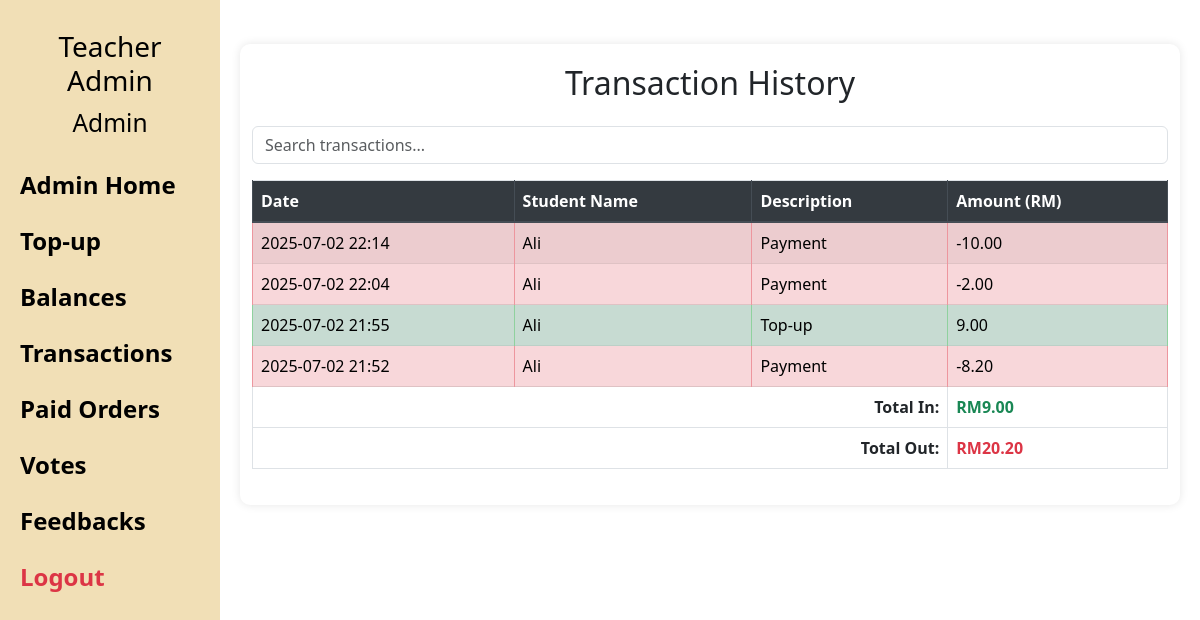
Before: /transactions (signed in) with the older database file.
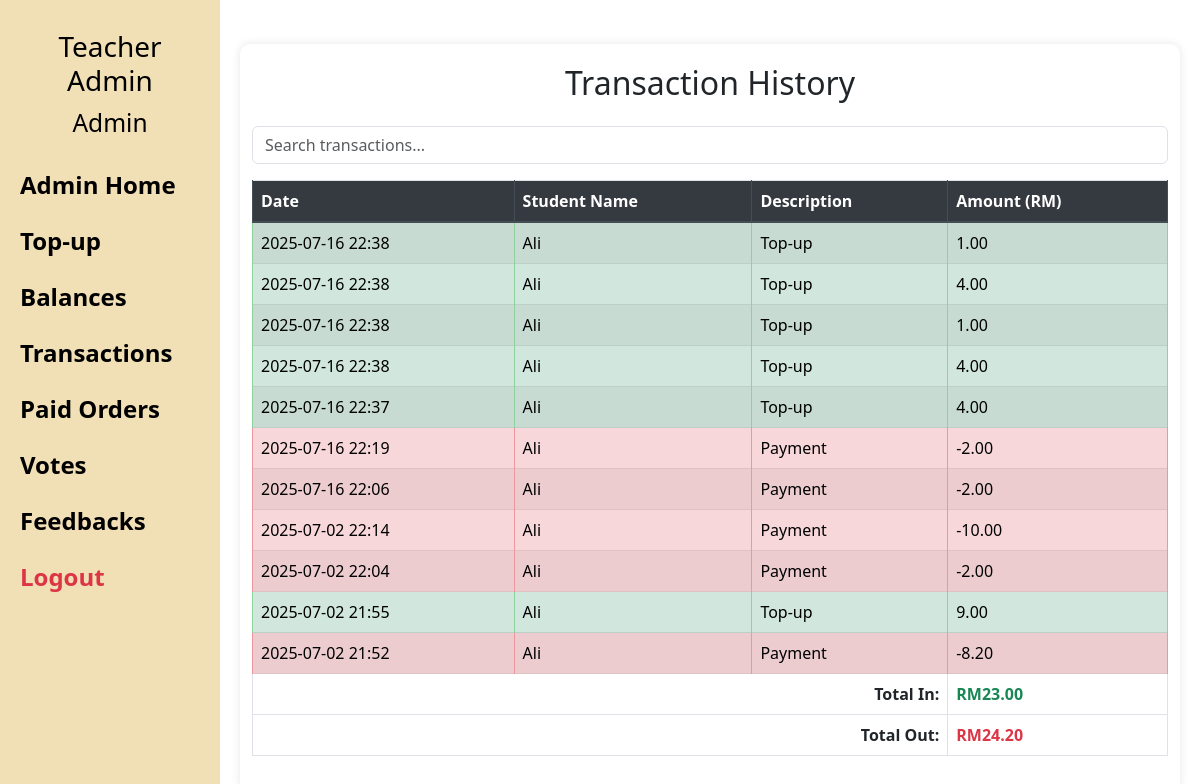
After: the same page with the newer database file.
### models.py (models this page shows)
class StudentInfo(db.Model, UserMixin):
    __tablename__ = 'student_info'
    id = db.Column(db.Integer, primary_key=True)
    name = db.Column(db.String(100))
    ic_last4 = db.Column(db.String(4), unique=True)
    pin = db.Column(db.String(4), nullable=False)  # PIN for login
    password = db.Column(db.String(10),)  # Password for admin login
    role = db.Column(db.String(10), default='student')  # 'admin' or 'student'
    balance = db.Column(db.Integer, default=0)
    frozen = db.Column(db.Boolean, default=False)

### transactions.py (models this page shows, shortened)
class Transaction(db.Model):
    __tablename__ = 'transaction'
    id = db.Column(db.Integer, primary_key=True)
    student_id = db.Column(db.Integer, db.ForeignKey('student_info.id'), nullable=False)
    description = db.Column(db.String(100), nullable=False)  # e.g. "Top-up", "Food order"
    amount = db.Column(Numeric(10, 2), nullable=False)
    timestamp = db.Column(db.DateTime, default=lambda: datetime.now(timezone(timedelta(hours=8))))
    student = db.relationship('StudentInfo', backref='transactions')  # Optional but useful

### app.py (the view)
@app.route('/transactions')
@login_required
def transactions():
    if current_user.role != 'admin':
        return redirect(url_for('home'))
    logs = Transaction.query.order_by(Transaction.timestamp.desc()).all()
    total_in = sum(t.amount for t in logs if t.amount > 0)
    total_out = sum(abs(t.amount) for t in logs if t.amount < 0)
    return render_template('transactions.html', logs=logs, total_in=total_in, total_out=total_out)

### app.py (called while the page is built)
@app.before_request
def make_session_non_permanent():
    session.permanent = False

@login_manager.user_loader
def load_user(user_id):
    return StudentInfo.query.get(int(user_id))

@app.context_processor
def inject_user():
    return {'user': current_user}

### templates/transactions.html (shortened to what this page needs)
{% extends "base.html" %}
{% block content %}
<div class="container mt-4">
  <h2 class="mb-4">Transaction History</h2>
  <input type="text" id="search" placeholder="Search transactions..." class="form-control mb-3">
  <table class="table table-bordered table-striped table-hover">
    <thead class="thead-dark">
        <tr>
          <th scope="col">Date</th>
          <th scope="col">Student Name</th>
          <th scope="col">Description</th>
          <th scope="col">Amount (RM)</th>
        </tr>
      </thead>
      <tbody>
        {% for txn in logs %}
        <tr class="{% if txn.amount < 0 %}table-danger{% elif txn.amount > 0 %}table-success{% endif %}">
          <td>{{ txn.timestamp.strftime('%Y-%m-%d %H:%M') }}</td>
          <td>{{ txn.student.name }}</td>
          <td>{{ txn.description }}</td>
          <td>{{ "%.2f"|format(txn.amount) }}</td>
        </tr>
        {% endfor %}
      </tbody>
      <tfoot>
    <tr>
      <th colspan="3" scope="row" class="text-end" id="total-in-label">Total In:</th>
      <th class="text-success" scope="col">RM{{ "%.2f"|format(total_in) }}</th>
    </tr>
    <tr>
      <th colspan="3" class="text-end" scope="row" id="total-out-label">Total Out:</th>
      <th class="text-danger" scope="col" id="total-out-value">RM{{ "%.2f"|format(total_out) }}</th>
    </tr>
  </tfoot>
  </table>
</div>
{% endblock %}

### templates/base.html (shortened to what this page needs)
<!DOCTYPE html>
<html lang="en" xml:lang="en">
<head>
  <link rel="stylesheet" href="/static/style.css" />
  <link rel="stylesheet" href="https://stackpath.bootstrapcdn.com/bootstrap/4.4.1/css/bootstrap.min.css"
 />
  <link rel="stylesheet" href="https://stackpath.bootstrapcdn.com/font-awesome/4.7.0/css/font-awesome.min.css"
 />
  <link rel="stylesheet" href="https://cdn.jsdelivr.net/npm/bootstrap@5.3.0/dist/css/bootstrap.min.css">
</head>
<body>
  {% if user.is_authenticated %}
    <div class="wrapper">
      <div class="sidenav" id="sidebar">
        <div class="user-info">
          {% if user.is_authenticated %}
            <h3>{{ user.name }}</h3>
            <h3><small>{{ user.role|capitalize }}</small></h3>
          {% endif %}
        </div>
        {% if user.is_authenticated %}
          {% if user.role == 'student' %}
              <br>
              <br>
              <a href="{{ url_for('student_dashboard') }}">Dashboard</a>
              <a href="{{ url_for('order') }}">Order</a>
              <a href="{{ url_for('payment') }}">Payment</a>
              <a href="{{ url_for('vote') }}">Vote</a>
              <a href="{{ url_for('feedback') }}">Feedback</a>
          {% elif user.role == 'admin' %}
              <a href="{{ url_for('admin_dashboard') }}">Admin Home</a>
              <a href="{{ url_for('topup') }}">Top-up</a>
              <a href="{{ url_for('student_balances') }}">Balances</a>
              <a href="{{ url_for('transactions') }}">Transactions</a>
              <a href="{{ url_for('paid_orders') }}">Paid Orders</a>
              <a href="{{ url_for('vote') }}">Votes</a>
              <a href="{{ url_for('feedback') }}">Feedbacks</a>
          {% endif %}
        <a href="{{ url_for('logout') }}" class="text-danger">Logout</a>
        {% endif %}
      </div>
    </div>
  {% endif %}
  <div class="main">
  {% block content %}{% endblock %}
</div>
</body>
</html>

### static/style.css (style rules this page uses)
.sidenav { width: 220px; background-color: #f1dfb6; color: black; padding-top: 20px; position: sticky; top: 0; height: 100vh; overflow-y: auto; flex-shrink: 0; transition: transform 0.3s ease-in-out; z-index: 1000; }
.sidenav a { padding: 10px 20px; display: block; color: black; text-decoration: none; font-size: 24px; font-weight: bold; }
.wrapper { display: flex; width: auto; }
.main { flex-grow: 1; padding: 20px; }
.sidenav .user-info { padding: 10px 20px; font-weight: bold; text-align: center; }
body { font-family: Arial, sans-serif; background-color: #f5f5f5; display: flex; min-height: 100vh; margin: 0; padding: 0; }
.container { padding: 20px; max-width: 90vw; margin: auto; background: white; border-radius: 10px; box-shadow: 0 0 10px rgba(0,0,0,0.1); touch-action: manipulation; }
h2, h3 { color: #333; text-align: center; font-size: 1.8em; }
input, textarea, select { width: 100%; padding: 12px; font-size: 1.1em; margin-bottom: 15px; border-radius: 8px; border: 1px solid #ccc; box-sizing: border-box; }

Changed rows visible on the page:
added Transaction: timestamp "2025-07-16 22:38", student.name "Ali", description "Top-up", amount "1.00"
added Transaction: timestamp "2025-07-16 22:38", student.name "Ali", description "Top-up", amount "4.00"
added Transaction: timestamp "2025-07-16 22:38", student.name "Ali", description "Top-up", amount "1.00"
added Transaction: timestamp "2025-07-16 22:38", student.name "Ali", description "Top-up", amount "4.00"
added Transaction: timestamp "2025-07-16 22:37", student.name "Ali", description "Top-up", amount "4.00"
added Transaction: timestamp "2025-07-16 22:19", student.name "Ali", description "Payment", amount "-2.00"
added Transaction: timestamp "2025-07-16 22:06", student.name "Ali", description "Payment", amount "-2.00"
Other visible differences:
{{ "%.2f"|format(total_in) }}: "9.00" → "23.00"
{{ "%.2f"|format(total_out) }}: "20.20" → "24.20"
